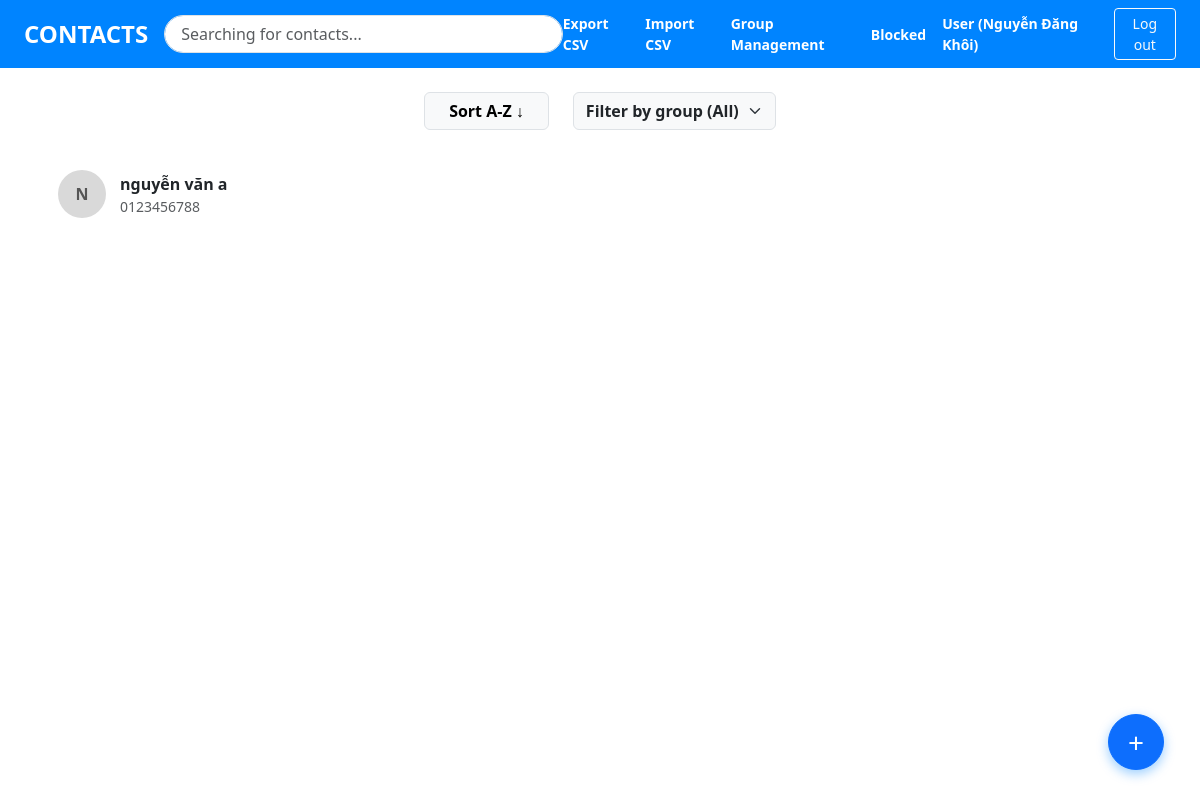
The page / (signed in) on the database its author committed.
### tables this page shows
CREATE TABLE CONTACTS (
        contactID INTEGER PRIMARY KEY AUTOINCREMENT,
        userID INTEGER NOT NULL,
        fullName VARCHAR(100) NOT NULL,
        email VARCHAR(100),
        address VARCHAR(255),
        note TEXT,
        isBlocked BOOLEAN DEFAULT 0,
        FOREIGN KEY (userID) REFERENCES USERS(userID) ON DELETE CASCADE
    );

### controllers/contact_controller.py (the view)
@router.get("/")
def home(request: Request, q: str = "", group_id: str = "", sort: str = "ASC", page: int = 1, msg: str = ""):
    user_id = request.session.get("user_id")
    if not user_id:
        return RedirectResponse(url="/login", status_code=303)
    gid = int(group_id) if group_id.isdigit() else None
    contacts = Contact.getContacts(user_id, keyword=q, groupID=gid, sort_order=sort, page=page, per_page=30)
    groups = Group.viewGroups(user_id)
    return templates.TemplateResponse(request=request, name="home.html", context={"contacts": contacts,
        "groups": groups,
        "q": q,
        "selected_group": gid,
        "sort": sort,
        "page": page,
        "msg": msg
    })

### views/templates/home.html (shortened to what this page needs)
{% extends "base.html" %}
{% block content %}
<div class="d-flex justify-content-center gap-4 mb-4">
    <a href="/?q={{ q }}&group_id={{ selected_group or '' }}&sort={{ 'DESC' if sort == 'ASC' else 'ASC' }}"
       class="btn btn-light border fw-semibold px-4">
        Sort {{ 'A-Z ↓' if sort == 'ASC' else 'Z-A ↑' }}
    </a>
    <form method="get" action="/" class="d-flex align-items-center">
        <select name="group_id" class="form-select fw-semibold bg-light" onchange="this.form.submit()">
            <option value="">Filter by group (All)</option>
        </select>
    </form>
</div>
{% if contacts %}
<div class="list-group list-group-flush">
    {% for c in contacts %}
    <a href="/contacts/{{ c.contactID }}" class="list-group-item list-group-item-action d-flex align-items-center py-3 border-0">
        <div class="avatar-circle">{{ c.fullName[0]|upper }}</div>
        <div>
            <div class="fw-bold text-dark">{{ c.fullName }}</div>
            <div class="text-muted small">{{ c.primaryPhone }}</div>
        </div>
    </a>
    {% endfor %}
</div>
{% else %}
<div class="text-center text-muted py-5">
    <h5>No contacts found.</h5>
    <p>Click the <strong>+</strong> button below to add a new contact.</p>
</div>
{% endif %}
<a href="/contacts/add" class="btn btn-primary fab-btn text-decoration-none">+</a>
{% endblock %}

### views/static/style.css (style rules this page uses)
body { background-color: #ffffff; font-family: 'Segoe UI', Tahoma, Geneva, Verdana, sans-serif; }
.avatar-circle { width: 48px; height: 48px; border-radius: 50%; background-color: #d9d9d9; display: inline-flex; align-items: center; justify-content: center; font-weight: bold; color: #555; margin-right: 14px; flex-shrink: 0; }
.fab-btn { position: fixed; bottom: 30px; right: 36px; width: 56px; height: 56px; border-radius: 50%; font-size: 28px; display: flex; align-items: center; justify-content: center; box-shadow: 0 4px 12px rgba(0,132,255,0.4); }

### rows shown on the page
CONTACTS: fullName "N", fullName "nguyễn văn a", primaryPhone "0123456788"

### other values the page prints
{{ request.session.get("user_name") }} "Nguyễn Đăng Khôi"
{{ 'A-Z ↓' if sort == 'ASC' else 'Z-A ↑' }} "A-Z ↓"
